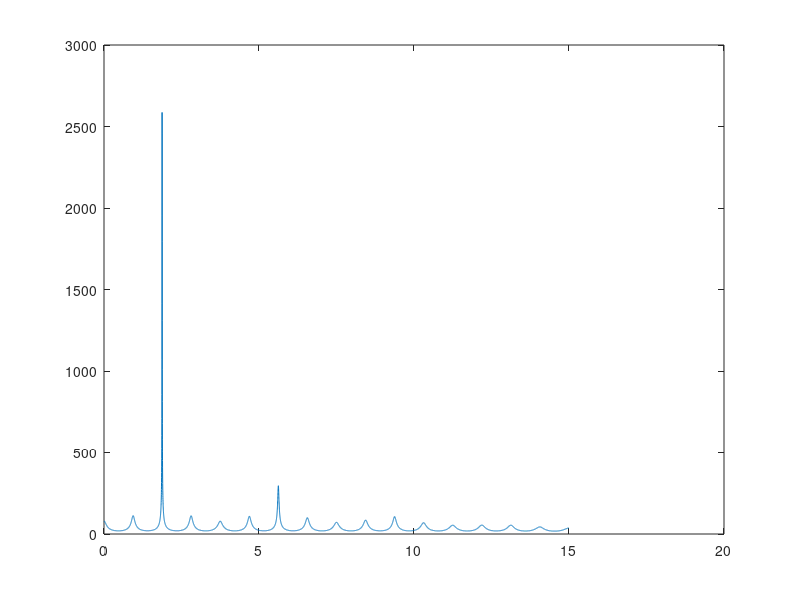

Here is the MATLAB script that generated this plot:
t = linspace(0, 15, 10000);
%x component
x= 20*cos(8*pi/15.*t).^2 ;
%y component
y=10*sin(4*pi/15.*t) ;
%z component

z=16/675.*t.^3;
dxdt=diff(x);
dydt=diff(y);
dzdt=diff(z);

speed=sqrt(dxdt.^2+dydt.^2+dzdt.^2)
a=max(speed)
exceedMax=speed>37.5;
dxT=dxdt./speed;
dyT=dydt./speed;
dzT=dzdt./speed;
kt=sqrt(dxT.^2+dyT.^2+dzT.^2)./sqrt(dxdt.^2+dydt.^2+dzdt.^2);
plot(t(1:9999),kt)
